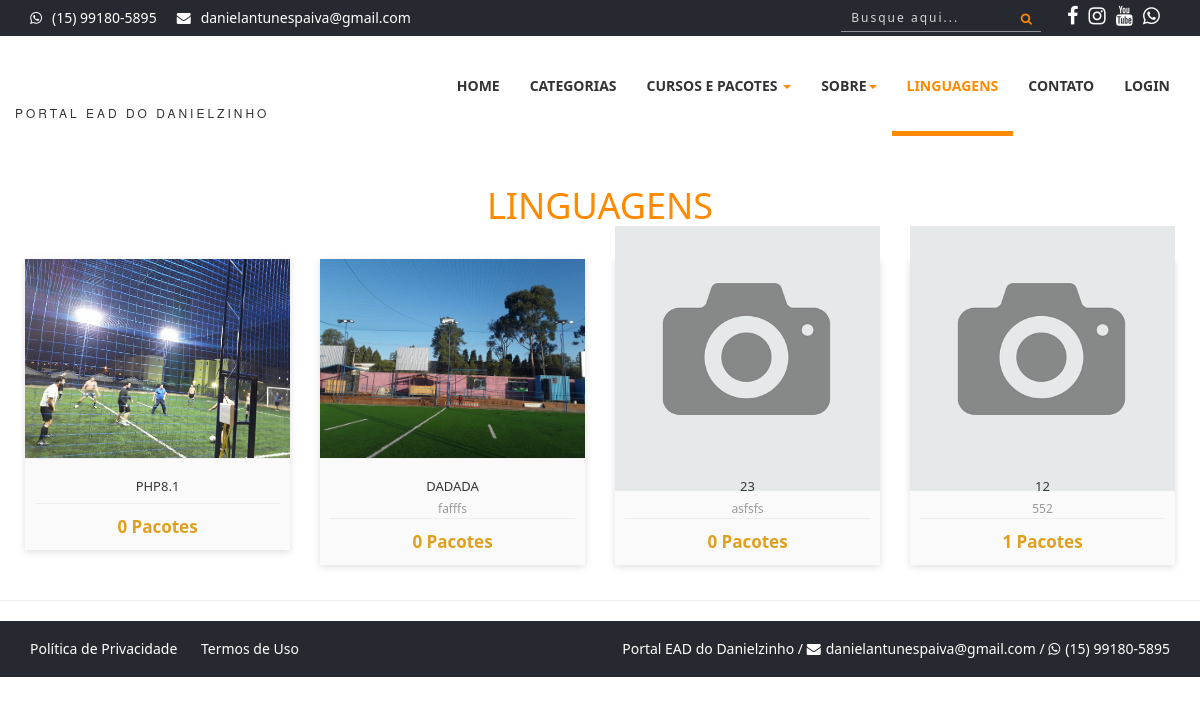
The page /linguagens.php on the database its author committed.
### tables this page shows
CREATE TABLE `config` (
  `id` int(11) NOT NULL,
  `nome_sistema` varchar(50) NOT NULL,
  `email_sistema` varchar(50) NOT NULL,
  `tel_sistema` varchar(20) NOT NULL,
  `cnpj_sistema` varchar(25) DEFAULT NULL,
  `tipo_chave_pix` varchar(25) DEFAULT NULL,
  `chave_pix` varchar(100) DEFAULT NULL,
  `logo` varchar(20) NOT NULL,
  `icone` varchar(20) NOT NULL,
  `logo_rel` varchar(20) NOT NULL,
  `qrcode_pix` varchar(20) DEFAULT NULL,
  `facebook` varchar(120) DEFAULT NULL,
  `instagram` varchar(120) DEFAULT NULL,
  `youtube` varchar(120) DEFAULT NULL,
  `itens_pag` int(11) NOT NULL,
  `video_sobre` varchar(100) NOT NULL,
  `itens_relacionados` int(11) NOT NULL,
  `aulas_liberadas` int(11) NOT NULL,
  `desconto_pix` int(11) NOT NULL,
  `email_adm_mat` varchar(5) DEFAULT NULL,
  `cartoes_fidelidade` int(11) NOT NULL,
  `taxa_boleto` decimal(8,2) NOT NULL,
  `taxa_mp` decimal(8,2) NOT NULL,
  `taxa_paypal` decimal(8,2) NOT NULL,
  `valor_max_cartao` decimal(8,2) NOT NULL,
  `total_emails_por_envio` int(11) NOT NULL,
  `intervalo_envio_email` int(11) NOT NULL,
  `script_dia` date DEFAULT NULL,
  `dias_email_matricula` int(11) NOT NULL,
  `dias_excluir_matricula` int(11) NOT NULL
);

CREATE TABLE `linguagens` (
  `id` int(11) NOT NULL,
  `nome` varchar(50) NOT NULL,
  `descricao` varchar(50) NOT NULL,
  `foto` varchar(100) DEFAULT NULL,
  `nome_url` varchar(100) DEFAULT NULL
);

### sistema/conexao.php (called while the page is built, shortened)
<?php
$servidor = 'localhost';
$banco = 'portalead';
$usuario = 'root';
$senha = '';
$nome_sistema = 'Portal EAD do Danielzinho';
$email_sistema = 'danielantunespaiva@gmail.com';
$tel_sistema = '(15) 99180-5895';
try {
    $pdo = new PDO("mysql:dbname=$banco; host=$servidor", "$usuario", "$senha");
} catch (Throwable $th) {
    echo 'Erro ao conectar ao banco de dados! <br><br>' . $th;
}
$query = $pdo->query("SELECT * FROM config");
$res = $query->fetchAll(PDO::FETCH_ASSOC);
$total_reg = @count($res);
if ($total_reg == 0) {
    $pdo->query("INSERT into config SET nome_sistema = '$nome_sistema', email_sistema = '$email_sistema', tel_sistema = '$tel_sistema', logo = 'logo.png', icone = 'favicon.ico', logo_rel = 'logo.jpg', itens_pag = '12', cartoes_fidelidade = '5', valor_max_cartao = '100', total_emails_por_envio = '480', intervalo_envio_email = '70', dias_email_matricula = '3', dias_excluir_matricula = '30', script_dia = curDate()");
} else {
    $nome_sistema = $res[0]['nome_sistema'];
    $email_sistema = $res[0]['email_sistema'];
    $facebook_sistema = $res[0]['facebook'];
    $instagram_sistema = $res[0]['instagram'];
    $youtube_sistema = $res[0]['youtube'];
}
?>

### linguagens.php (the view, shortened to what this page needs)
<?php
require_once('cabecalho.php');
?>
<?php
$query = $pdo->query("SELECT * FROM linguagens ORDER BY id asc");
$res = $query->fetchAll(PDO::FETCH_ASSOC);
$total_reg = @count($res);
if ($total_reg > 0) {
?>
    <section style="margin-top:50px;">
        <div class="section-heading text-center">
            <div class="col-md-12 col-xs-12">
                <h1><span>Linguagens</span></h1>
            </div>
        </div>
        <div class="row" style="margin-left:10px; margin-right:10px;">
            <?php
            for ($i = 0; $i < $total_reg; $i++) {
                $id = $res[$i]['id'];
                $nome = $res[$i]['nome'];
                $desc_rapida = $res[$i]['descricao'];
                $foto = $res[$i]['foto'];
                $url = $res[$i]['nome_url'];
                $query2 = $pdo->query("SELECT * FROM pacotes WHERE linguagem = '$id'");
                $res2 = $query2->fetchAll(PDO::FETCH_ASSOC);
                $pacotes = @count($res2);
            ?>
                <div class="col-md-3 col-sm-6 col-xs-6">
                    <div class="product-card">
                        <div class="product-tumb">
                            <a href="linguagem-<?php echo $url ?>"><img src="sistema/painel-admin/img/linguagens/<?php echo $foto ?>" alt="" width="100%"></a>
                        </div>
                        <div class="product-details">
                            <h4><a href="linguagem-<?php echo $url ?>"><?php echo $nome ?></a></h4>
                            <p><?php echo $desc_rapida ?></p>
                            <div class="product-bottom-details">
                                <div class="product-price"><?php echo $pacotes ?> Pacotes</div>
                            </div>
                        </div>
                    </div>
                </div>
            <?php
            }
            ?>
        </div>
    </section>
<?php
}
?>
<hr>
<?php
require_once('rodape.php');
?>

### cabecalho.php (shortened to what this page needs)
<?php
require_once('sistema/conexao.php');
$login = 'Login';
$painel = 'sistema/';
$index = '';
$categorias = '';
$cursos = '';
$sobre = '';
$linguagens = '';
$contatos = '';
$url = basename($_SERVER['PHP_SELF'], '.php');
if($url == 'index') {
    $index = 'active';
} else if ($url == 'categorias') {
    $categorias = 'active';
} else if ($url == 'linguagens') {
    $linguagens = 'active';
} else if ($url == 'cursos' || $url == 'lista-cursos' || $url == 'pacotes' || $url == 'formacoes' || $url == 'sistemas' || $url == 'lista-cursos-2021' || $url == 'lista-cursos-2022') {
    $cursos = 'active';
} else if ($url == 'sobre' || $url == 'planos' || $url == 'parcerias' || $url == 'perguntas' || $url == 'politica' || $url == 'termos') {
    $sobre = 'active';
} else if ($url == 'contatos') {
    $contatos = 'active';
}
?>
<!DOCTYPE html>
<html>
<head>
    <link rel="stylesheet" href="https://cdnjs.cloudflare.com/ajax/libs/font-awesome/4.5.0/css/font-awesome.min.css">
    <link rel="stylesheet" href="scss/main.css">
    <link rel="stylesheet" href="scss/skin.css">
    <link rel="stylesheet" href="scss/card.css">
    <link rel="stylesheet" href="scss/curso.css">
</head>
<body id="wrapper">
    <section id="top-header">
        <div class="container">
            <div class="row">
                <div class="col-md-7 col-sm-7 col-xs-7 top-header-links">
                    <ul class="contact_links">
                        <li><i class="fa fa-whatsapp"></i><a href="http://api.whatsapp.com/send?1=pt_BR&phone=55<?php echo $tel_sistema ?>" target="_blank"><?php echo $tel_sistema ?></a></li>
                        <li><i class="fa fa-envelope"></i><a href="#"><?php echo $email_sistema ?></a></li>
                    </ul>
                </div>
                <div class="col-md-5 col-sm-12 col-xs-12 social">
                    <ul class="social_links">
                        <li><a href="<?php echo $facebook_sistema ?>" title="Nossa Página no Facebook" target="_blank"><i class="fa fa-facebook"></i></a></li>
                        <li><a href="<?php echo $instagram_sistema ?>" title="Nossa Página no Instagram" target="_blank"><i class="fa fa-instagram"></i></a></li>
                        <li><a href="<?php echo $youtube_sistema ?>" title="Nosso canal no Youtube" target="_blank"><i class="fa fa-youtube"></i></a></li>
                        <li><a href="http://api.whatsapp.com/send?1=pt_BR&phone=55<?php echo $tel_sistema ?>" title="Chamar no Whatsapp" target="_blank"><i class="fa fa-whatsapp"></i></a></li>
                    </ul>
                    <div class="search-box social_links">
                        <button class="btn-search"><i class="fa fa-search"></i></button>
                        <input  onkeyup="listarCab()" type="text" name="buscar_cab" id="buscar_cab" class="input-search" placeholder="Busque aqui...">
                    </div>
                </div>
            </div>
        </div>
    </section>
    <header>
        <nav class="navbar navbar-inverse" style="z-index: 1000">
            <div class="container">
                <div class="row">
                    <div class="navbar-header">
                        <a class="navbar-brand" href="./">
                            <h1> <img src="sistema/img/logo.png" alt="" width="60px">
                            </h1><span><?php echo $nome_sistema ?></span>
                        </a>
                    </div>
                    <div id="navbar" class="collapse navbar-collapse navbar-right">
                        <ul class="nav navbar-nav">
                            <li class="<?php echo $index ?>"><a href="./">Home</a></li>
                            <li class="<?php echo $categorias ?>"><a href="categorias">Categorias</a></li>
                            <li class="dropdown <?php echo $cursos ?>">
                                <a href="#" class="dropdown-toggle" data-toggle="dropdown" role="button" aria-haspopup="true" aria-expanded="false">Cursos e Pacotes <span class="caret"></span></a>
                            </li>
                            <li class="dropdown <?php echo $sobre ?>">
                                <a href="#" class="dropdown-toggle" data-toggle="dropdown" role="button" aria-haspopup="true" aria-expanded="false">Sobre<span class="caret"></span></a>
                            </li>
                            <li class="<?php echo $linguagens ?>"><a href="linguagens">Linguagens</a></li>
                            <li class="<?php echo $contatos ?>"><a href="contatos">Contato</a></li>
                            <li><a href="<?php echo $painel ?>"><?php echo $login ?></a></li>
                        </ul>
                    </div>
                </div>
            </div>
        </nav>
    </header>
    <div id="area-conteudo">

### rodape.php (shortened to what this page needs)
<?php
require_once('sistema/conexao.php');
?>
</div>
<section id="bottom-footer">
    <div class="container">
        <div class="row">
            <div class="col-md-6 col-sm-6 col-xs-12 btm-footer-links ocultar-mobile">
                <a href="politica">Política de Privacidade</a>
                <a href="termos">Termos de Uso</a>
            </div>
            <div class="col-md-6 col-sm-6 col-xs-12 copyright">
                <span class="cor-branca ocultar-mobile"><?php echo $nome_sistema ?> / </span> <i class="fa fa-envelope" style="color:#FFF; margin-right:5px"> </i><a href="#" style="color:#FFF"><?php echo $email_sistema ?></a> / <i class="fa fa-whatsapp" style="color:#FFF; margin-right:5px"></i><a href="http://api.whatsapp.com/send?1=pt_BR&phone=55<?php echo $tel_sistema ?>" target="_blank" style="color:#FFF"><?php echo $tel_sistema ?></a>
            </div>
        </div>
    </div>
</section>
</html>

### scss/card.css (style rules this page uses)
* { -webkit-box-sizing: border-box; box-sizing: border-box; }
.product-card { width: 100%; position: relative; box-shadow: 0 2px 7px #dfdfdf; margin: 15px auto; background: #fafafa; }
.product-tumb { display: flex; align-items: center; justify-content: center; height: 200px; padding: 0px; background: #f0f0f0; }
.product-tumb img { max-width: 100%; max-height: 100%; }
.product-details { padding: 10px; }
.product-details h4 a { font-weight: 500; display: block; margin-bottom: 5px; text-transform: uppercase; color: #363636; text-decoration: none; transition: 0.3s; text-align:center; font-size:13px; }
.product-details p { font-size: 12px; line-height: 12px; margin-bottom: 3px; color: #999; text-align:center; }
.product-bottom-details { overflow: hidden; border-top: 1px solid #eee; padding-top: 10px; }
.product-bottom-details div { text-align:center; width: 100%; }
.product-price { font-size: 17px; color: #e0a01d; font-weight: 600; }

### rows shown on the page
config: email_sistema "danielantunespaiva@gmail.com", nome_sistema "PORTAL EAD DO DANIELZINHO", nome_sistema "Portal EAD do Danielzinho"
linguagens: foto (picture), nome "PHP8.1", pacotes "0"
linguagens: foto (picture), nome "DADADA", descricao "fafffs", pacotes "0"
linguagens: foto (picture), nome "23", descricao "asfsfs", pacotes "0"
linguagens: foto (picture), nome "12", descricao "552", pacotes "1"

### other values the page prints
$tel_sistema "(15) 99180-5895"
$login "LOGIN"
